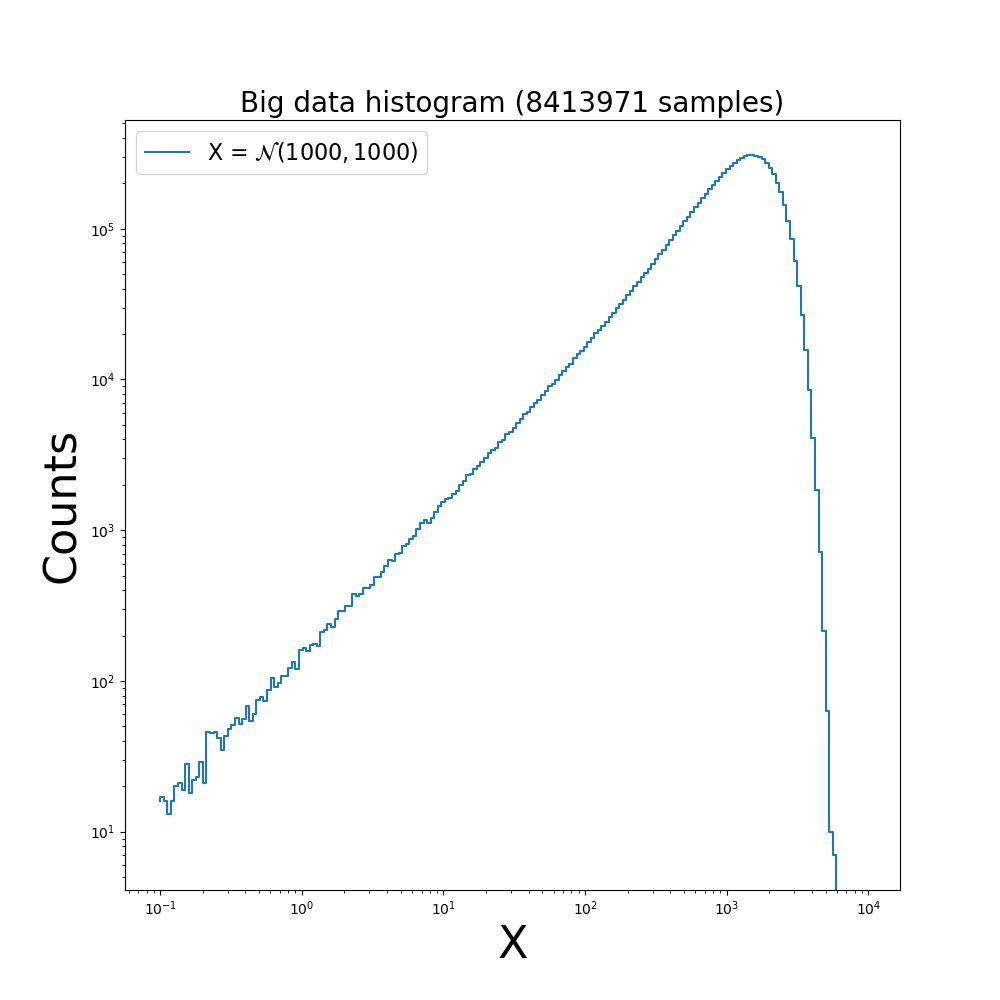

The Python source for this figure:
#!/usr/bin/env python3
# -*- coding: utf-8 -*-

"""
Plot a loglog histogram of a large input data (larger than memory), filling the histogram chunk by chunk

See:
- https://stackoverflow.com/questions/33371917/how-to-plot-result-of-np-histogram-with-matplotlib-analog-to-plt-his
- https://stackoverflow.com/questions/5328556/histogram-matplotlib
"""

import numpy as np
import matplotlib.pyplot as plt

mu, sigma = 1000, 1000

# Build histogram chunk by chunk ######

vmin = -1.
vmax = 4.
nbins = 200

bins = np.logspace(vmin, vmax, nbins)

hist, bins = np.histogram([], bins=bins)
for data in range(100000):
    samples = np.random.normal(loc=mu, scale=sigma, size=100)
    hist += np.histogram(samples, bins=bins)[0]

# Plot data ###########################

fig, ax = plt.subplots(figsize=(10, 10))

ax.step(bins[:-1], hist, linewidth=1.5, where='post', label=r'X = $\mathcal{N}(1000, 1000)$')

ax.set_xscale('log')
ax.set_yscale('log')

# Set title and labels ################

ax.set_title("Big data histogram ({} samples)".format(sum(hist)), fontsize=20)
ax.set_xlabel("X", fontsize=32)
ax.set_ylabel("Counts", fontsize=32)

# Set legend ##########################

ax.legend(loc='best', fontsize=16)

# Save file ###########################

plt.savefig("hist_big_data_log_log.png")

# Plot ################################

plt.show()
